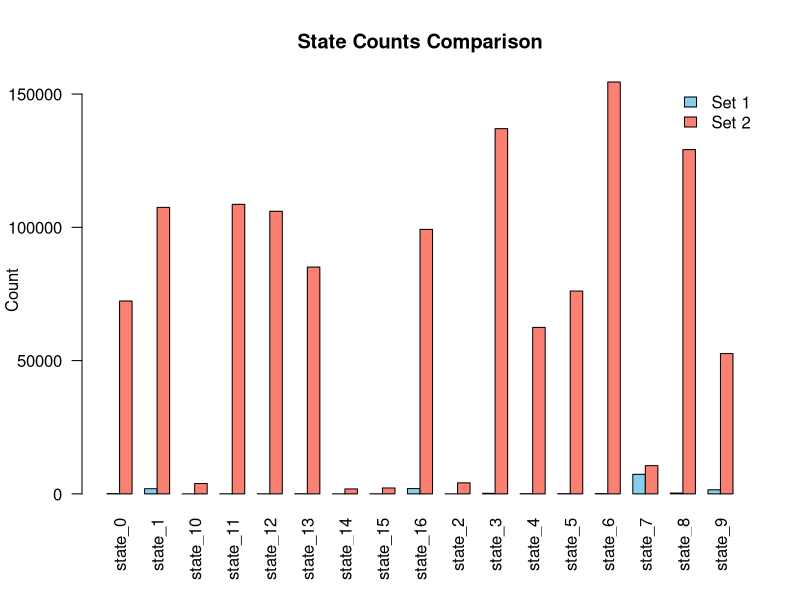
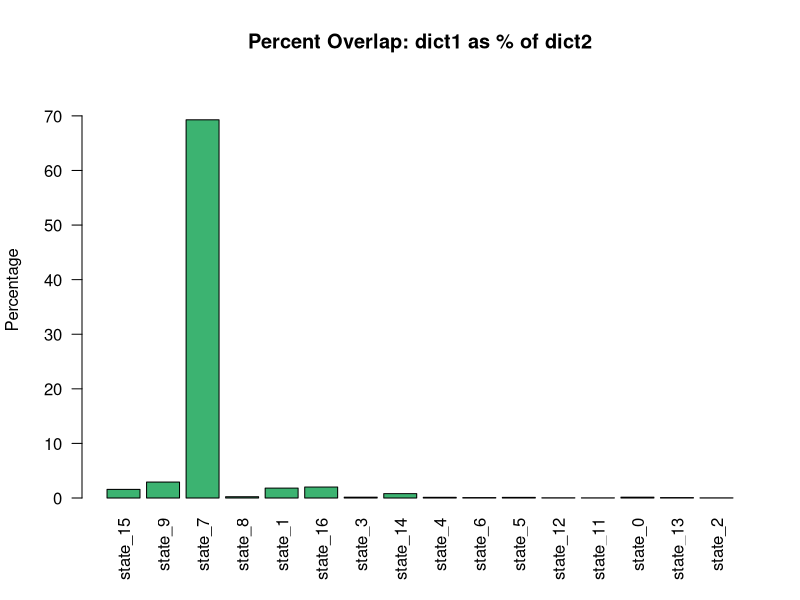
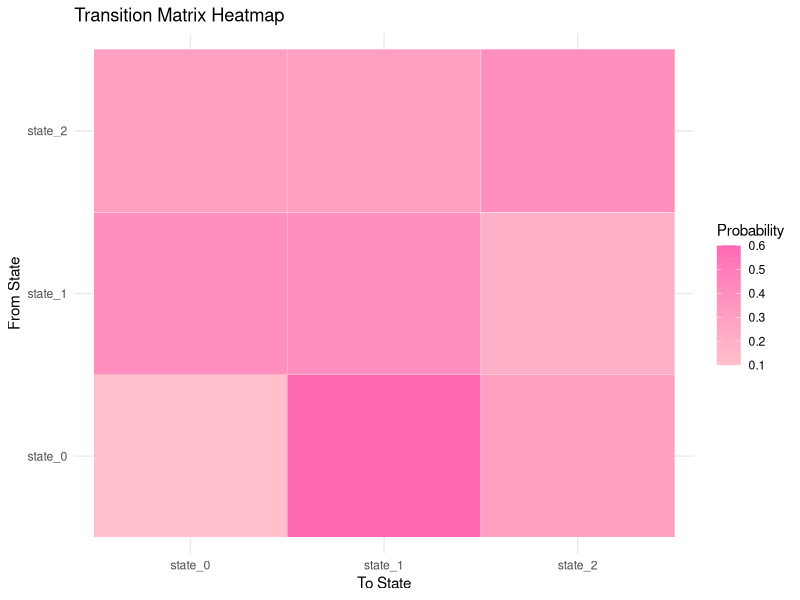
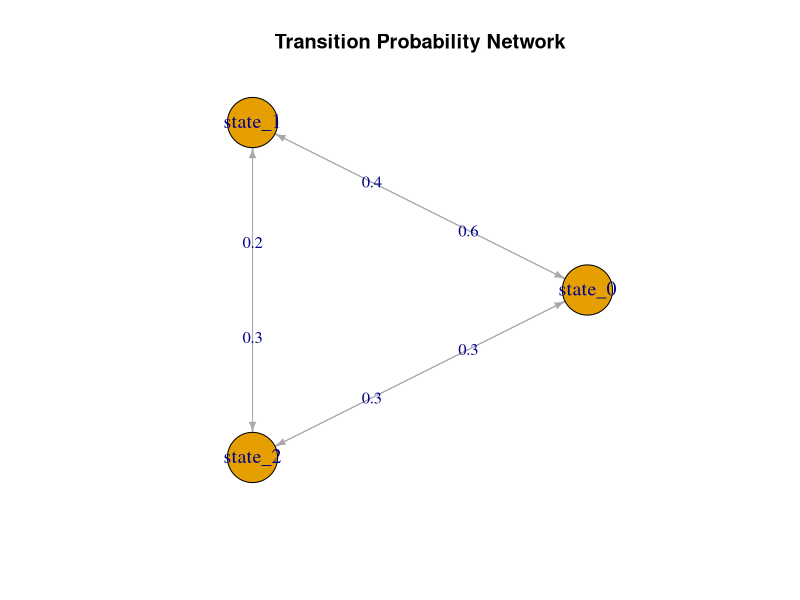
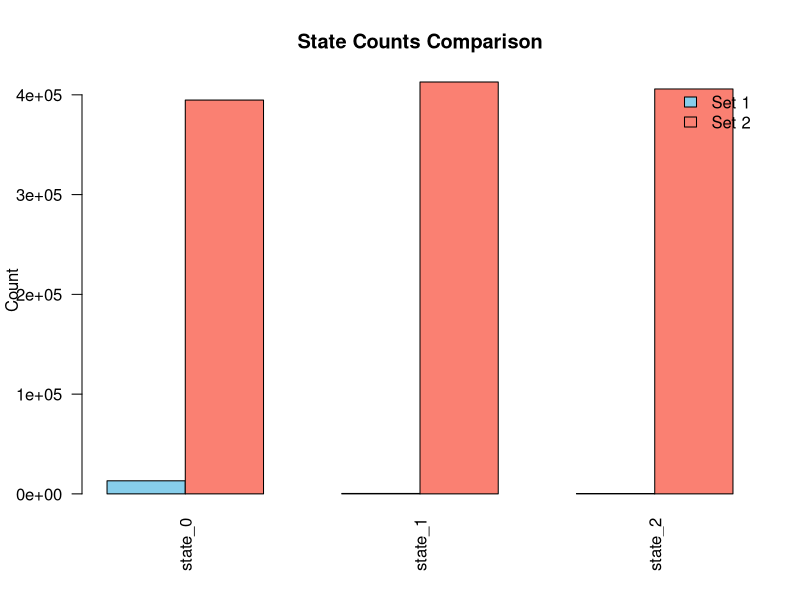
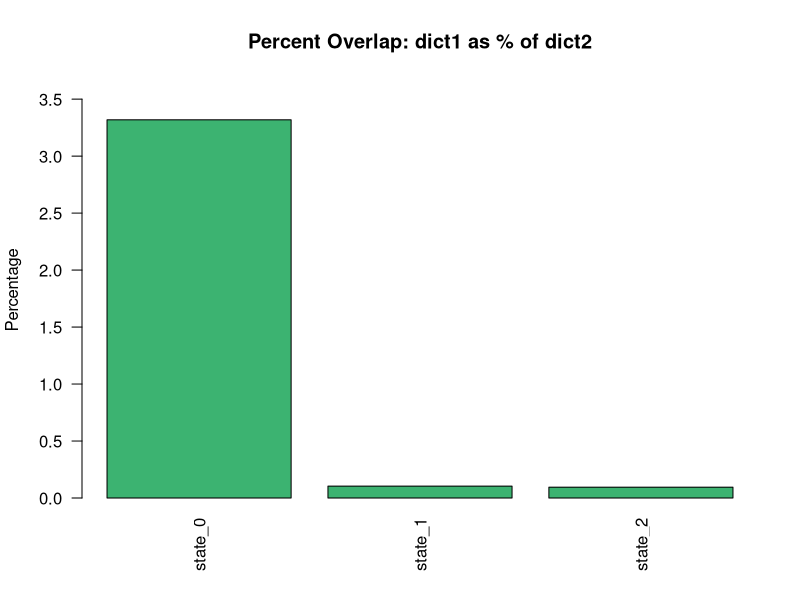
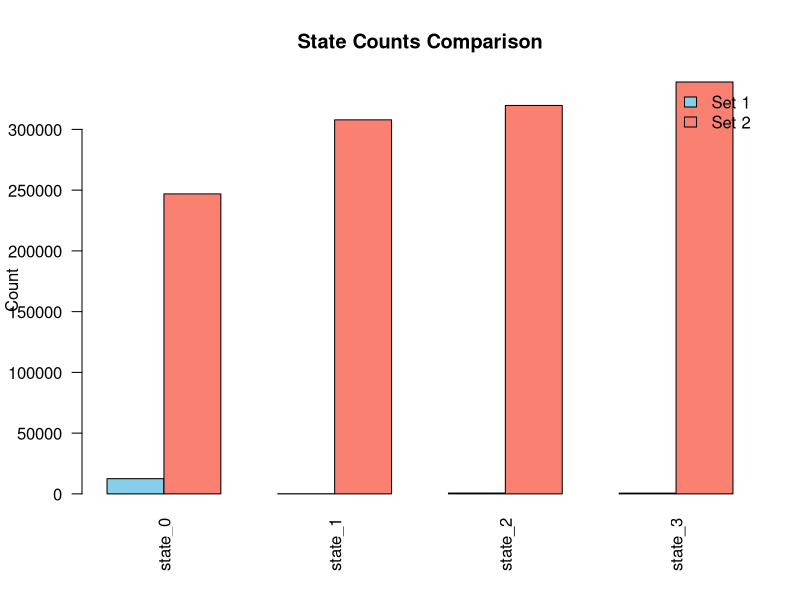
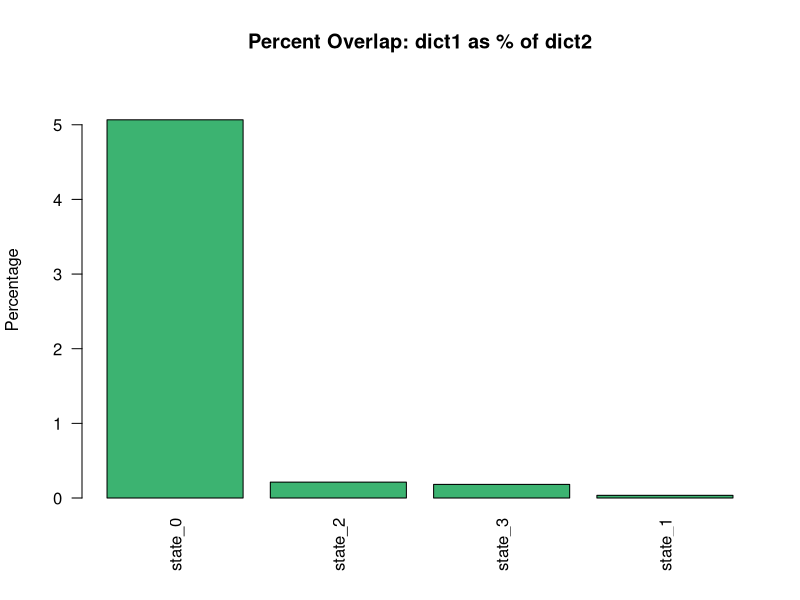

Here is the R script that generated these plots, in order:
## ---- chunk 1
dict1 <- c(
  state_15 = 35, state_9 = 1536, state_7 = 7340, state_8 = 307, state_1 = 1947,
  state_16 = 1992, state_3 = 211, state_14 = 15, state_4 = 76, state_6 = 119,
  state_5 = 85, state_12 = 48, state_11 = 34, state_0 = 107, state_13 = 62,
  state_2 = 1
)

dict2 <- c(
  state_5 = 76104, state_15 = 2218, state_9 = 52642, state_7 = 10595, state_13 = 85095,
  state_11 = 108632, state_16 = 99234, state_3 = 137017, state_6 = 154527, state_1 = 107493,
  state_8 = 129160, state_12 = 106035, state_4 = 62462, state_0 = 72363, state_10 = 3899,
  state_14 = 1870, state_2 = 4137
)

# Get all unique state names and order them
all_states <- sort(unique(c(names(dict1), names(dict2))))

# Align values for both vectors, filling missing with 0
values1 <- setNames(rep(0, length(all_states)), all_states)
values2 <- values1

values1[names(dict1)] <- dict1
values2[names(dict2)] <- dict2

# Create a matrix for plotting
plot_matrix <- rbind(values1, values2)

# Plot
barplot(
  plot_matrix,
  beside = TRUE,
  col = c("skyblue", "salmon"),
  las = 2,
  main = "State Counts Comparison",
  ylab = "Count",
  legend.text = c("Set 1", "Set 2"),
  args.legend = list(x = "topright", bty = "n")
)
## ---- chunk 2
# Define the original named vectors
dict1 <- c(
  state_15 = 35, state_9 = 1536, state_7 = 7340, state_8 = 307, state_1 = 1947,
  state_16 = 1992, state_3 = 211, state_14 = 15, state_4 = 76, state_6 = 119,
  state_5 = 85, state_12 = 48, state_11 = 34, state_0 = 107, state_13 = 62,
  state_2 = 1
)

dict2 <- c(
  state_5 = 76104, state_15 = 2218, state_9 = 52642, state_7 = 10595, state_13 = 85095,
  state_11 = 108632, state_16 = 99234, state_3 = 137017, state_6 = 154527, state_1 = 107493,
  state_8 = 129160, state_12 = 106035, state_4 = 62462, state_0 = 72363, state_10 = 3899,
  state_14 = 1870, state_2 = 4137
)

# Find common states
common_states <- intersect(names(dict1), names(dict2))

# Calculate percentage overlap
percent_overlap <- (dict1[common_states] / dict2[common_states]) * 100

# Plot the percent overlap
barplot(
  percent_overlap,
  las = 2,
  col = "mediumseagreen",
  main = "Percent Overlap: dict1 as % of dict2",
  ylab = "Percentage",
  ylim = c(0, max(percent_overlap) * 1.1)
)

## ---- chunk 3
# Example transition matrix
trans_mat <- matrix(
  c(0.1, 0.6, 0.3,
    0.4, 0.4, 0.2,
    0.3, 0.3, 0.4),
  nrow = 3, byrow = TRUE
)
rownames(trans_mat) <- colnames(trans_mat) <- c("state_0", "state_1", "state_2")

# ggplot2 heatmap
library(ggplot2)
library(reshape2)

ggplot(melt(trans_mat), aes(x = Var2, y = Var1, fill = value)) +
  geom_tile(color = "white") +
  scale_fill_gradient(low = "pink", high = "hotpink") +
  labs(x = "To State", y = "From State", fill = "Probability", title = "Transition Matrix Heatmap") +
  theme_minimal()

## ---- chunk 4
# Load library
library(igraph)

# Example TPM (3 states)
tpm <- matrix(c(
  0.1, 0.6, 0.3,
  0.4, 0.4, 0.2,
  0.3, 0.3, 0.4
), nrow = 3, byrow = TRUE)

# Set row and column names
rownames(tpm) <- colnames(tpm) <- c("state_0", "state_1", "state_2")

# Create igraph object from adjacency matrix (directed, weighted)
g <- graph_from_adjacency_matrix(tpm, mode = "directed", weighted = TRUE, diag = FALSE)

# Plot with edge weights labeled
plot(
  g,
  edge.label = round(E(g)$weight, 2),        # show transition probabilities
  edge.arrow.size = 0.5,
  vertex.label.cex = 1.2,
  vertex.size = 30,
  layout = layout_in_circle,                 # optional: circular layout
  main = "Transition Probability Network"
)

## ---- chunk 5
dict1 <- c(
  state_0 = 13100,
  state_1 = 430,
  state_2 = 385
)

dict2 <- c(
  state_0 = 394745,
  state_2 = 405876,
  state_1 = 412862
)

# Get all unique state names and order them
all_states <- sort(unique(c(names(dict1), names(dict2))))

# Align values for both vectors, filling missing with 0
values1 <- setNames(rep(0, length(all_states)), all_states)
values2 <- values1

values1[names(dict1)] <- dict1
values2[names(dict2)] <- dict2

# Create a matrix for plotting
plot_matrix <- rbind(values1, values2)

# Plot
barplot(
  plot_matrix,
  beside = TRUE,
  col = c("skyblue", "salmon"),
  las = 2,
  main = "State Counts Comparison",
  ylab = "Count",
  legend.text = c("Set 1", "Set 2"),
  args.legend = list(x = "topright", bty = "n")
)

## ---- chunk 6
# Define the original named vectors again
dict1 <- c(
  state_0 = 13100,
  state_1 = 430,
  state_2 = 385
)

dict2 <- c(
  state_0 = 394745,
  state_2 = 405876,
  state_1 = 412862
)

# Find common states
common_states <- intersect(names(dict1), names(dict2))

# Calculate percentage overlap
percent_overlap <- (dict1[common_states] / dict2[common_states]) * 100
print(percent_overlap)

# Plot the percent overlap
barplot(
  percent_overlap,
  las = 2,
  col = "mediumseagreen",
  main = "Percent Overlap: dict1 as % of dict2",
  ylab = "Percentage",
  ylim = c(0, max(percent_overlap) * 1.1)
)

## ---- chunk 7
# Define input dictionaries
dict1 <- c(
  state_0 = 12509,
  state_2 = 679,
  state_3 = 617,
  state_1 = 110
)

dict2 <- c(
  state_0 = 246905,
  state_2 = 319705,
  state_1 = 307869,
  state_3 = 339004
)

# Get all unique state names and order them
all_states <- sort(unique(c(names(dict1), names(dict2))))
values1 <- setNames(rep(0, length(all_states)), all_states)
values2 <- values1
values1[names(dict1)] <- dict1
values2[names(dict2)] <- dict2

# Plot: Raw counts comparison
barplot(
  rbind(values1, values2),
  beside = TRUE,
  col = c("skyblue", "salmon"),
  las = 2,
  main = "State Counts Comparison",
  ylab = "Count",
  legend.text = c("Set 1", "Set 2"),
  args.legend = list(x = "topright", bty = "n")
)

# Plot: Percent overlap
common_states <- intersect(names(dict1), names(dict2))
percent_overlap <- (dict1[common_states] / dict2[common_states]) * 100
print(percent_overlap)

barplot(
  percent_overlap,
  las = 2,
  col = "mediumseagreen",
  main = "Percent Overlap: dict1 as % of dict2",
  ylab = "Percentage",
  ylim = c(0, max(percent_overlap) * 1.1)
)

## ---- chunk 8
# Define input dictionaries
dict1 <- c(
  state_2 = 11333,
  state_3 = 1503,
  state_4 = 744,
  state_1 = 113,
  state_0 = 222
)

dict2 <- c(
  state_4 = 326015,
  state_2 = 133257,
  state_0 = 277501,
  state_1 = 258238,
  state_3 = 218472
)


# Get all unique state names and order them
all_states <- sort(unique(c(names(dict1), names(dict2))))
values1 <- setNames(rep(0, length(all_states)), all_states)
values2 <- values1
values1[names(dict1)] <- dict1
values2[names(dict2)] <- dict2

# Plot: Raw counts comparison
barplot(
  rbind(values1, values2),
  beside = TRUE,
  col = c("skyblue", "salmon"),
  las = 2,
  main = "State Counts Comparison",
  ylab = "Count",
  legend.text = c("Set 1", "Set 2"),
  args.legend = list(x = "topright", bty = "n")
)

# Plot: Percent overlap
common_states <- intersect(names(dict1), names(dict2))
percent_overlap <- (dict1[common_states] / dict2[common_states]) * 100
print(percent_overlap)

barplot(
  percent_overlap,
  las = 2,
  col = "mediumseagreen",
  main = "Percent Overlap: dict1 as % of dict2",
  ylab = "Percentage",
  ylim = c(0, max(percent_overlap) * 1.1)
)

## ---- chunk 9
# Define input dictionaries
dict1 <- c(
  state_0 = 1393,
  state_2 = 10670,
  state_4 = 1280,
  state_1 = 289,
  state_5 = 235,
  state_3 = 48
)

dict2 <- c(
  state_0 = 195426,
  state_2 = 76151,
  state_5 = 232083,
  state_3 = 193173,
  state_4 = 222895,
  state_1 = 293755
)

# Get all unique state names and order them
all_states <- sort(unique(c(names(dict1), names(dict2))))
values1 <- setNames(rep(0, length(all_states)), all_states)
values2 <- values1
values1[names(dict1)] <- dict1
values2[names(dict2)] <- dict2

# Plot: Raw counts comparison
barplot(
  rbind(values1, values2),
  beside = TRUE,
  col = c("skyblue", "salmon"),
  las = 2,
  main = "State Counts Comparison",
  ylab = "Count",
  legend.text = c("Set 1", "Set 2"),
  args.legend = list(x = "topright", bty = "n")
)

# Plot: Percent overlap
common_states <- intersect(names(dict1), names(dict2))
percent_overlap <- (dict1[common_states] / dict2[common_states]) * 100
print(percent_overlap)

barplot(
  percent_overlap,
  las = 2,
  col = "mediumseagreen",
  main = "Percent Overlap: dict1 as % of dict2",
  ylab = "Percentage",
  ylim = c(0, max(percent_overlap) * 1.1)
)

## ---- chunk 10
# Define input dictionaries
dict1 <- c(
  state_2 = 1493,
  state_5 = 10245,
  state_0 = 1504,
  state_4 = 322,
  state_3 = 51,
  state_1 = 158,
  state_6 = 142
)

dict2 <- c(
  state_2 = 186033,
  state_5 = 62918,
  state_1 = 134486,
  state_3 = 201683,
  state_0 = 176865,
  state_4 = 310160,
  state_6 = 141338
)

# Get all unique state names and order them
all_states <- sort(unique(c(names(dict1), names(dict2))))
values1 <- setNames(rep(0, length(all_states)), all_states)
values2 <- values1
values1[names(dict1)] <- dict1
values2[names(dict2)] <- dict2

# Plot: Raw counts comparison
barplot(
  rbind(values1, values2),
  beside = TRUE,
  col = c("skyblue", "salmon"),
  las = 2,
  main = "State Counts Comparison",
  ylab = "Count",
  legend.text = c("Set 1", "Set 2"),
  args.legend = list(x = "topright", bty = "n")
)

# Plot: Percent overlap
common_states <- intersect(names(dict1), names(dict2))
percent_overlap <- (dict1[common_states] / dict2[common_states]) * 100
print(percent_overlap)

barplot(
  percent_overlap,
  las = 2,
  col = "mediumseagreen",
  main = "Percent Overlap: dict1 as % of dict2",
  ylab = "Percentage",
  ylim = c(0, max(percent_overlap) * 1.1)
)

## ---- chunk 11
# Define input dictionaries
dict1 <- c(
  state_7 = 182,
  state_0 = 9643,
  state_4 = 1665,
  state_3 = 1844,
  state_6 = 228,
  state_5 = 58,
  state_1 = 133,
  state_2 = 162
)

dict2 <- c(
  state_7 = 163698,
  state_3 = 160793,
  state_0 = 50771,
  state_6 = 228393,
  state_5 = 208956,
  state_4 = 159766,
  state_2 = 124690,
  state_1 = 116416
)

# Get all unique state names and order them
all_states <- sort(unique(c(names(dict1), names(dict2))))
values1 <- setNames(rep(0, length(all_states)), all_states)
values2 <- values1
values1[names(dict1)] <- dict1
values2[names(dict2)] <- dict2

# Plot: Raw counts comparison
barplot(
  rbind(values1, values2),
  beside = TRUE,
  col = c("skyblue", "salmon"),
  las = 2,
  main = "State Counts Comparison",
  ylab = "Count",
  legend.text = c("Set 1", "Set 2"),
  args.legend = list(x = "topright", bty = "n")
)

# Plot: Percent overlap
common_states <- intersect(names(dict1), names(dict2))
percent_overlap <- (dict1[common_states] / dict2[common_states]) * 100
print(percent_overlap)

barplot(
  percent_overlap,
  las = 2,
  col = "mediumseagreen",
  main = "Percent Overlap: dict1 as % of dict2",
  ylab = "Percentage",
  ylim = c(0, max(percent_overlap) * 1.1)
)

## ---- chunk 12
# Define input dictionaries
dict1 <- c(
  state_1 = 190,
  state_3 = 9645,
  state_2 = 1671,
  state_7 = 1838,
  state_6 = 225,
  state_8 = 57,
  state_4 = 133,
  state_0 = 155,
  state_5 = 1
)

dict2 <- c(
  state_1 = 166329,
  state_7 = 159389,
  state_3 = 50846,
  state_6 = 225818,
  state_8 = 206925,
  state_2 = 161502,
  state_0 = 124012,
  state_4 = 115211,
  state_5 = 3451
)

# Get all unique state names and order them
all_states <- sort(unique(c(names(dict1), names(dict2))))
values1 <- setNames(rep(0, length(all_states)), all_states)
values2 <- values1
values1[names(dict1)] <- dict1
values2[names(dict2)] <- dict2

# Plot: Raw counts comparison
barplot(
  rbind(values1, values2),
  beside = TRUE,
  col = c("skyblue", "salmon"),
  las = 2,
  main = "State Counts Comparison",
  ylab = "Count",
  legend.text = c("Set 1", "Set 2"),
  args.legend = list(x = "topright", bty = "n")
)

# Plot: Percent overlap
common_states <- intersect(names(dict1), names(dict2))
percent_overlap <- (dict1[common_states] / dict2[common_states]) * 100
print(percent_overlap)

barplot(
  percent_overlap,
  las = 2,
  col = "mediumseagreen",
  main = "Percent Overlap: dict1 as % of dict2",
  ylab = "Percentage",
  ylim = c(0, max(percent_overlap) * 1.1)
)

## ---- chunk 13
# Define input dictionaries
dict1 <- c(
  state_5 = 85,
  state_7 = 9406,
  state_0 = 1786,
  state_4 = 1889,
  state_2 = 359,
  state_9 = 68,
  state_1 = 129,
  state_6 = 152,
  state_8 = 41
)

dict2 <- c(
  state_5 = 90201,
  state_4 = 146603,
  state_7 = 45212,
  state_2 = 263476,
  state_9 = 225611,
  state_0 = 147789,
  state_8 = 68262,
  state_1 = 109907,
  state_6 = 112067,
  state_3 = 4355
)

# Get all unique state names and order them
all_states <- sort(unique(c(names(dict1), names(dict2))))
values1 <- setNames(rep(0, length(all_states)), all_states)
values2 <- values1
values1[names(dict1)] <- dict1
values2[names(dict2)] <- dict2

# Plot: Raw counts comparison
barplot(
  rbind(values1, values2),
  beside = TRUE,
  col = c("skyblue", "salmon"),
  las = 2,
  main = "State Counts Comparison",
  ylab = "Count",
  legend.text = c("Set 1", "Set 2"),
  args.legend = list(x = "topright", bty = "n")
)

# Plot: Percent overlap
common_states <- intersect(names(dict1), names(dict2))
percent_overlap <- (dict1[common_states] / dict2[common_states]) * 100
print(percent_overlap)

barplot(
  percent_overlap,
  las = 2,
  col = "mediumseagreen",
  main = "Percent Overlap: dict1 as % of dict2",
  ylab = "Percentage",
  ylim = c(0, max(percent_overlap) * 1.1)
)

## ---- chunk 14
# Input vectors
dict1 <- c(
  state_4 = 90, state_8 = 2056, state_0 = 8732, state_2 = 1769, state_1 = 622,
  state_10 = 270, state_5 = 46, state_6 = 125, state_7 = 46, state_9 = 55, state_3 = 104
)

dict2 <- c(
  state_8 = 77180, state_4 = 84474, state_0 = 32956, state_10 = 263334, state_5 = 141840,
  state_2 = 144927, state_1 = 129327, state_7 = 65127, state_9 = 110705, state_3 = 88217, state_6 = 75396
)

# Get all unique states sorted
all_states <- sort(unique(c(names(dict1), names(dict2))))

# Initialize vectors with zeros
values1 <- setNames(rep(0, length(all_states)), all_states)
values2 <- values1

# Fill vectors with counts
values1[names(dict1)] <- dict1
values2[names(dict2)] <- dict2

# Plot counts side-by-side
barplot(
  rbind(values1, values2),
  beside = TRUE,
  col = c("skyblue", "salmon"),
  las = 2,
  main = "State Counts Comparison",
  ylab = "Count",
  legend.text = c("Set 1", "Set 2"),
  args.legend = list(x = "topright", bty = "n")
)

# Calculate percent overlap for common states
common_states <- intersect(names(dict1), names(dict2))
percent_overlap <- (dict1[common_states] / dict2[common_states]) * 100
print(percent_overlap)

# Plot percent overlap
barplot(
  percent_overlap,
  las = 2,
  col = "mediumseagreen",
  main = "Percent Overlap: dict1 as % of dict2",
  ylab = "Percentage",
  ylim = c(0, max(percent_overlap) * 1.1)
)

## ---- chunk 15
dict1 <- c(
  state_3 = 92, state_2 = 8793, state_0 = 425, state_10 = 2022, state_5 = 1956,
  state_9 = 142, state_6 = 174, state_1 = 43, state_4 = 162, state_7 = 59, state_11 = 47
)

dict2 <- c(
  state_3 = 88742, state_10 = 112806, state_2 = 35150, state_7 = 71171, state_11 = 109696,
  state_5 = 110117, state_0 = 170953, state_4 = 84346, state_6 = 226249, state_1 = 115709,
  state_9 = 84602, state_8 = 3942
)

all_states <- sort(unique(c(names(dict1), names(dict2))))

values1 <- setNames(rep(0, length(all_states)), all_states)
values2 <- values1

values1[names(dict1)] <- dict1
values2[names(dict2)] <- dict2

barplot(
  rbind(values1, values2),
  beside = TRUE,
  col = c("skyblue", "salmon"),
  las = 2,
  main = "State Counts Comparison",
  ylab = "Count",
  legend.text = c("Set 1", "Set 2"),
  args.legend = list(x = "topright", bty = "n")
)

common_states <- intersect(names(dict1), names(dict2))
percent_overlap <- (dict1[common_states] / dict2[common_states]) * 100
print(percent_overlap)

barplot(
  percent_overlap,
  las = 2,
  col = "mediumseagreen",
  main = "Percent Overlap: dict1 as % of dict2",
  ylab = "Percentage",
  ylim = c(0, max(percent_overlap) * 1.1)
)

## ---- chunk 16
dict1 <- c(
  state_8 = 63, state_2 = 8270, state_12 = 2098, state_11 = 365, state_9 = 640,
  state_5 = 1943, state_3 = 121, state_10 = 80, state_1 = 19, state_6 = 112,
  state_7 = 52, state_0 = 70, state_4 = 82
)

dict2 <- c(
  state_8 = 46337, state_2 = 24407, state_12 = 82984, state_11 = 151222, state_1 = 92002,
  state_5 = 103841, state_9 = 107135, state_7 = 59187, state_0 = 114632, state_3 = 151124,
  state_10 = 135016, state_4 = 83678, state_6 = 61918
)

all_states <- sort(unique(c(names(dict1), names(dict2))))

values1 <- setNames(rep(0, length(all_states)), all_states)
values2 <- values1

values1[names(dict1)] <- dict1
values2[names(dict2)] <- dict2

barplot(
  rbind(values1, values2),
  beside = TRUE,
  col = c("skyblue", "salmon"),
  las = 2,
  main = "State Counts Comparison",
  ylab = "Count",
  legend.text = c("Set 1", "Set 2"),
  args.legend = list(x = "topright", bty = "n")
)

common_states <- intersect(names(dict1), names(dict2))
percent_overlap <- (dict1[common_states] / dict2[common_states]) * 100
print(percent_overlap)

barplot(
  percent_overlap,
  las = 2,
  col = "mediumseagreen",
  main = "Percent Overlap: dict1 as % of dict2",
  ylab = "Percentage",
  ylim = c(0, max(percent_overlap) * 1.1)
)

## ---- chunk 17
dict1 <- c(
  state_5 = 78, state_12 = 1905, state_3 = 8263, state_2 = 345, state_13 = 753,
  state_1 = 1960, state_9 = 61, state_4 = 184, state_8 = 43, state_7 = 63,
  state_11 = 120, state_10 = 62, state_0 = 78
)

dict2 <- c(
  state_5 = 81626, state_12 = 76527, state_3 = 24562, state_10 = 71860, state_7 = 119049,
  state_1 = 103830, state_13 = 107144, state_2 = 136102, state_4 = 217963, state_8 = 122305,
  state_0 = 77601, state_11 = 68772, state_6 = 3899, state_9 = 2243
)

all_states <- sort(unique(c(names(dict1), names(dict2))))

values1 <- setNames(rep(0, length(all_states)), all_states)
values2 <- values1

values1[names(dict1)] <- dict1
values2[names(dict2)] <- dict2

barplot(
  rbind(values1, values2),
  beside = TRUE,
  col = c("skyblue", "salmon"),
  las = 2,
  main = "State Counts Comparison",
  ylab = "Count",
  legend.text = c("Set 1", "Set 2"),
  args.legend = list(x = "topright", bty = "n")
)

common_states <- intersect(names(dict1), names(dict2))
percent_overlap <- (dict1[common_states] / dict2[common_states]) * 100
print(percent_overlap)

barplot(
  percent_overlap,
  las = 2,
  col = "mediumseagreen",
  main = "Percent Overlap: dict1 as % of dict2",
  ylab = "Percentage",
  ylim = c(0, max(percent_overlap) * 1.1)
)

## ---- chunk 18
dict1 <- c(
  state_3 = 83, state_7 = 7800, state_5 = 1764, state_1 = 350, state_9 = 764,
  state_2 = 1793, state_10 = 832, state_6 = 185, state_0 = 45, state_12 = 120,
  state_13 = 45, state_4 = 59, state_8 = 67, state_11 = 8
)

dict2 <- c(
  state_5 = 67835, state_3 = 93591, state_7 = 15161, state_6 = 219284, state_0 = 122228,
  state_2 = 75208, state_12 = 77443, state_13 = 63668, state_4 = 106964, state_9 = 85795,
  state_1 = 151737, state_10 = 49039, state_8 = 78802, state_14 = 3903, state_11 = 2825
)

all_states <- sort(unique(c(names(dict1), names(dict2))))

values1 <- setNames(rep(0, length(all_states)), all_states)
values2 <- values1

values1[names(dict1)] <- dict1
values2[names(dict2)] <- dict2

barplot(
  rbind(values1, values2),
  beside = TRUE,
  col = c("skyblue", "salmon"),
  las = 2,
  main = "State Counts Comparison",
  ylab = "Count",
  legend.text = c("Set 1", "Set 2"),
  args.legend = list(x = "topright", bty = "n")
)

common_states <- intersect(names(dict1), names(dict2))
percent_overlap <- (dict1[common_states] / dict2[common_states]) * 100
print(percent_overlap)

barplot(
  percent_overlap,
  las = 2,
  col = "mediumseagreen",
  main = "Percent Overlap: dict1 as % of dict2",
  ylab = "Percentage",
  ylim = c(0, max(percent_overlap) * 1.1)
)

## ---- chunk 19
dict1 <- c(
  state_6 = 84, state_3 = 1212, state_8 = 7606, state_15 = 283, state_4 = 1830,
  state_13 = 1802, state_2 = 492, state_14 = 172, state_10 = 130, state_5 = 47,
  state_7 = 37, state_9 = 89, state_1 = 52, state_0 = 79
)

dict2 <- c(
  state_3 = 48326, state_6 = 76024, state_8 = 12395, state_1 = 78666, state_7 = 109377,
  state_13 = 70560, state_14 = 138981, state_10 = 140662, state_4 = 95808, state_15 = 144060,
  state_5 = 110063, state_2 = 45658, state_0 = 66208, state_9 = 68635, state_12 = 3928, state_11 = 4132
)

all_states <- sort(unique(c(names(dict1), names(dict2))))

values1 <- setNames(rep(0, length(all_states)), all_states)
values2 <- values1

values1[names(dict1)] <- dict1
values2[names(dict2)] <- dict2

barplot(
  rbind(values1, values2),
  beside = TRUE,
  col = c("skyblue", "salmon"),
  las = 2,
  main = "State Counts Comparison",
  ylab = "Count",
  legend.text = c("Set 1", "Set 2"),
  args.legend = list(x = "topright", bty = "n")
)

common_states <- intersect(names(dict1), names(dict2))
percent_overlap <- (dict1[common_states] / dict2[common_states]) * 100
print(percent_overlap)

barplot(
  percent_overlap,
  las = 2,
  col = "mediumseagreen",
  main = "Percent Overlap: dict1 as % of dict2",
  ylab = "Percentage",
  ylim = c(0, max(percent_overlap) * 1.1)
)

## ---- chunk 20
dict1 <- c(
  state_15 = 35, state_9 = 1536, state_7 = 7340, state_8 = 307, state_1 = 1947,
  state_16 = 1992, state_3 = 211, state_14 = 15, state_4 = 76, state_6 = 119,
  state_5 = 85, state_12 = 48, state_11 = 34, state_0 = 107, state_13 = 62,
  state_2 = 1
)

dict2 <- c(
  state_5 = 76104, state_15 = 2218, state_9 = 52642, state_7 = 10595, state_13 = 85095,
  state_11 = 108632, state_16 = 99234, state_3 = 137017, state_6 = 154527, state_1 = 107493,
  state_8 = 129160, state_12 = 106035, state_4 = 62462, state_0 = 72363, state_10 = 3899,
  state_14 = 1870, state_2 = 4137
)

all_states <- sort(unique(c(names(dict1), names(dict2))))

values1 <- setNames(rep(0, length(all_states)), all_states)
values2 <- values1

values1[names(dict1)] <- dict1
values2[names(dict2)] <- dict2

barplot(
  rbind(values1, values2),
  beside = TRUE,
  col = c("skyblue", "salmon"),
  las = 2,
  main = "State Counts Comparison",
  ylab = "Count",
  legend.text = c("Set 1", "Set 2"),
  args.legend = list(x = "topright", bty = "n")
)

common_states <- intersect(names(dict1), names(dict2))
percent_overlap <- (dict1[common_states] / dict2[common_states]) * 100
print(percent_overlap)
barplot(
  percent_overlap,
  las = 2,
  col = "mediumseagreen",
  main = "Percent Overlap: dict1 as % of dict2",
  ylab = "Percentage",
  ylim = c(0, max(percent_overlap) * 1.1)
)

## ---- chunk 21
dict1 <- c(
  state_7 = 30, state_8 = 1109, state_2 = 7806, state_4 = 290,
  state_17 = 1592, state_10 = 1721, state_12 = 635, state_9 = 50,
  state_1 = 150, state_13 = 14, state_5 = 129, state_3 = 44,
  state_15 = 39, state_16 = 96, state_14 = 52, state_6 = 78, state_0 = 80
)

dict2 <- c(
  state_7 = 1921, state_8 = 46158, state_2 = 15382, state_14 = 84629,
  state_15 = 107581, state_10 = 71752, state_1 = 136387, state_5 = 135805,
  state_17 = 85966, state_6 = 75212, state_4 = 145206, state_3 = 110999,
  state_12 = 51714, state_0 = 67286, state_16 = 69379, state_11 = 3827,
  state_13 = 2467, state_9 = 1812
)

all_states <- sort(unique(c(names(dict1), names(dict2))))

values1 <- setNames(rep(0, length(all_states)), all_states)
values2 <- values1

values1[names(dict1)] <- dict1
values2[names(dict2)] <- dict2

barplot(
  rbind(values1, values2),
  beside = TRUE,
  col = c("skyblue", "salmon"),
  las = 2,
  main = "State Counts Comparison",
  ylab = "Count",
  legend.text = c("Set 1", "Set 2"),
  args.legend = list(x = "topright", bty = "n")
)

common_states <- intersect(names(dict1), names(dict2))
percent_overlap <- (dict1[common_states] / dict2[common_states]) * 100
print(percent_overlap)
barplot(
  percent_overlap,
  las = 2,
  col = "mediumseagreen",
  main = "Percent Overlap: dict1 as % of dict2",
  ylab = "Percentage",
  ylim = c(0, max(percent_overlap) * 1.1)
)

## ---- chunk 22
highest_overlap_percent <-c(3.31859808,
5.06632105,
8.50461889,
14.01163478,
16.28309864,
18.99312600,
18.96904378,
20.80421127,
26.49593397,
25.01564723,
33.88372188,
33.64139728,
51.44779368,
61.36345301,
69.27796130,
50.74762710)

plot(highest_overlap_percent,  ylim = c(0, 100), type = "b")
